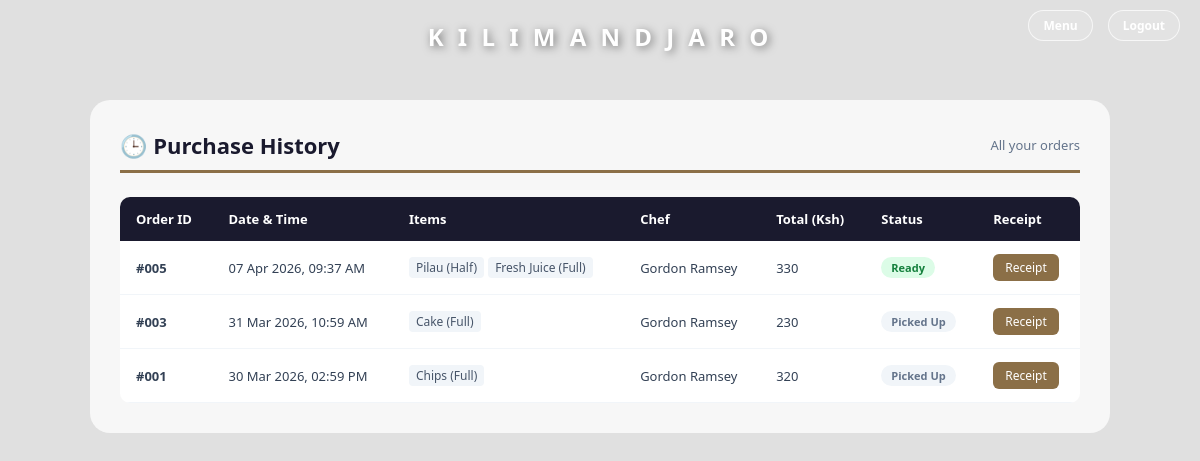
Screenshot of /Finance/PurchasHistory.php (signed in) with the database file from the repository.
### tables this page shows
CREATE TABLE `order` (
  `OrderID` int(11) NOT NULL,
  `UserID` int(11) NOT NULL,
  `ChefID` int(11) NOT NULL,
  `Status` enum('Pending','Paid','Preparing','Ready','Picked Up') NOT NULL DEFAULT 'Pending',
  `Total` int(11) NOT NULL,
  `Time` timestamp NOT NULL DEFAULT current_timestamp()
);

CREATE TABLE `chef` (
  `ChefID` int(11) NOT NULL,
  `First_name` varchar(50) NOT NULL,
  `Last_name` varchar(50) NOT NULL,
  `Gender` enum('M','F') NOT NULL,
  `Password` varchar(255) NOT NULL
);

### Finance/PurchasHistory.php (the view, shortened to what this page needs)
<?php
include "../connection.php";
$user_id = $_SESSION['UserID'];
$orders = mysqli_query($conn, "
    SELECT o.OrderID, o.Status, o.Total, o.Time,
           c.First_name AS chef_fname, c.Last_name AS chef_lname
    FROM `order` o
    LEFT JOIN chef c ON o.ChefID = c.ChefID
    WHERE o.UserID = '$user_id'
    ORDER BY o.Time DESC
");
?>
<!DOCTYPE html>
<head>
    <link rel="stylesheet" href="../Menu/TestMenuCss.css">
</head>
<body>
<div class="background-blur"><div class="background-image"></div></div>
<div class="menu-title">K I L I M A N D J A R O</div>
<div class="welcome-bar">
    <a href="../Menu/Menu.php" class="btn-link">Menu</a>
    <a href="../Auth/Logout.php" class="btn-link">Logout</a>
</div>
<div class="container">
    <div class="page-title">
        🕒 Purchase History
        <span style="font-size:13px; color:#64748b; font-weight:normal;">
            All your orders
        </span>
    </div>
    <?php
    $has = false;
    $all_orders = [];
    while($o = mysqli_fetch_assoc($orders)){
        $has = true;
        $items_result = mysqli_query($conn, "
            SELECT m.Item, mo.Quantity
            FROM menu_option mo
            JOIN menu m ON mo.ItemID = m.ItemID
            WHERE mo.OrderID = " . intval($o['OrderID'])
        );
        $items = [];
        if($items_result && mysqli_num_rows($items_result) > 0){
            while($i = mysqli_fetch_assoc($items_result)){
                $items[] = $i['Item'] . ' (' . $i['Quantity'] . ')';
            }
        }
        $o['items'] = $items;
        $all_orders[] = $o;
    }
    ?>
    <?php if($has){ ?>
    <table>
        <thead>
            <tr>
                <th>Order ID</th>
                <th>Date & Time</th>
                <th>Items</th>
                <th>Chef</th>
                <th>Total (Ksh)</th>
                <th>Status</th>
                <th>Receipt</th>
            </tr>
        </thead>
        <tbody>
        <?php foreach($all_orders as $o){
            $status = $o['Status'];
            $badge_class = 'badge ';
            if($status == 'Paid')        $badge_class .= 'badge-paid';
            elseif($status == 'Preparing')$badge_class .= 'badge-preparing';
            elseif($status == 'Ready')   $badge_class .= 'badge-ready';
            elseif($status == 'Picked Up')$badge_class .= 'badge-picked-up';
            else                          $badge_class .= 'badge-pending';
        ?>
        <tr>
            <td><strong>#<?php echo str_pad($o['OrderID'],3,'0',STR_PAD_LEFT); ?></strong></td>
            <td><?php echo date('d M Y, h:i A', strtotime($o['Time'])); ?></td>
            <td class="items-cell">
                <?php
                if(!empty($o['items'])){
                    foreach($o['items'] as $item){
                        echo '<span>' . $item . '</span>';
                    }
                } else {
                    echo '—';
                }
                ?>
            </td>
            <td><?php echo $o['chef_fname'] ? $o['chef_fname'] . ' ' . $o['chef_lname'] : '—'; ?></td>
            <td><?php echo number_format($o['Total']); ?></td>
            <td><span class="<?php echo $badge_class; ?>"><?php echo $status; ?></span></td>
            <td>
                <a href="Receipt.php?order_id=<?php echo $o['OrderID']; ?>" class="btn-receipt">
                    Receipt
                </a>
            </td>
        </tr>
        <?php } ?>
        </tbody>
    </table>
    <?php } ?>
</div>
</body>
</html>

### Menu/TestMenuCss.css (style rules this page uses)
body { font-family: 'Segoe UI', Roboto, Helvetica, Arial, sans-serif; background-color: #e0e0e0; margin: 0; display: flex; justify-content: center; }
.badge { position: absolute; bottom: 10px; left: 10px; background: rgba(186, 178, 255, 0.9); color: #fff; font-size: 11px; padding: 4px 8px; border-radius: 5px; }

### Finance/PurchasHistory.php (style rules this page uses)
body { margin:0; padding:0; font-family:'Segoe UI',Roboto,sans-serif; }
.background-blur { position:fixed; inset:0; z-index:-1; filter:blur(8px); }
.menu-title { position:fixed; top:20px; left:50%; transform:translateX(-50%); z-index:100; color:white; font-size:24px; font-weight:bold; text-shadow:2px 2px 8px rgba(0,0,0,0.5); letter-spacing:4px; }
.welcome-bar { position:fixed; top:10px; right:20px; z-index:200; color:white; font-size:13px; display:flex; gap:15px; align-items:center; }
.btn-link { display:inline-block; padding:6px 14px; border-radius:20px; font-size:12px; font-weight:600; text-decoration:none; border:1.5px solid rgba(255,255,255,0.7); color:white; background:rgba(255,255,255,0.1); transition:background 0.25s; }
.container { background:rgba(248,248,248,0.95); width:80%; margin:100px auto 40px auto; border-radius:20px; padding:30px; backdrop-filter:blur(10px); }
.page-title { font-size:22px; font-weight:bold; color:#1a1a2e; margin-bottom:24px; padding-bottom:10px; border-bottom:3px solid #8b6f47; display:flex; justify-content:space-between; align-items:center; }
table { width:100%; border-collapse:collapse; background:white; border-radius:10px; overflow:hidden; }
thead { background:#1a1a2e; }
th { padding:13px 16px; text-align:left; color:white; font-size:13px; }
td { padding:13px 16px; border-bottom:1px solid #f1f5f9; font-size:13px; color:#334155; }
.badge { padding:3px 10px; border-radius:20px; font-size:11px; font-weight:700; display:inline-block; }
.badge-ready { background:#dcfce7; color:#15803d; }
.badge-picked-up { background:#f1f5f9; color:#64748b; }
.btn-receipt { background:#8b6f47; color:white; border:none; padding:5px 12px; border-radius:6px; font-size:12px; cursor:pointer; text-decoration:none; display:inline-block; }
.items-cell { font-size:12px; color:#475569; }
.items-cell span { background:#f1f5f9; padding:2px 7px; border-radius:4px; margin-right:4px; display:inline-block; }
.badge { position: static; display: inline-block; }

### rows the page displays
order: OrderID "005", Time "07 Apr 2026, 09:37 AM", item "Pilau (Half)", item "Fresh Juice (Full)", ChefID.First_name "Gordon", ChefID.Last_name "Ramsey", Total "330", Status "Ready"
order: OrderID "003", Time "31 Mar 2026, 10:59 AM", item "Cake (Full)", ChefID.First_name "Gordon", ChefID.Last_name "Ramsey", Total "230", Status "Picked Up"
order: OrderID "001", Time "30 Mar 2026, 02:59 PM", item "Chips (Full)", ChefID.First_name "Gordon", ChefID.Last_name "Ramsey", Total "320", Status "Picked Up"
